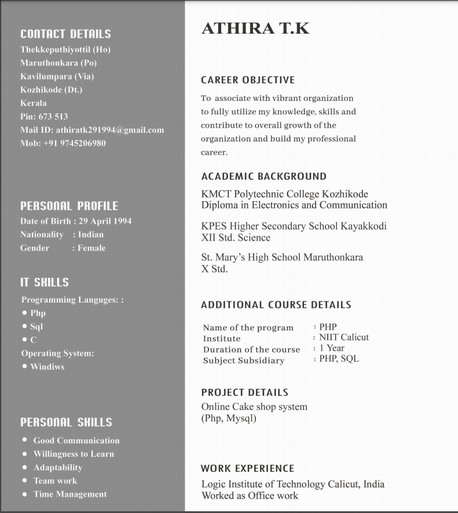
#> input picture GetTextFromBoundingBox/athira.PNG, 458 x 513 px, shrunk from 791 x 885 before the run
$ python detect_text_from_block.py
#> lines starting #> are read from the running program, lines starting #| are printed output that depends on the picture; after the words box and inside, x2 and y2 are one past the last pixel; in counts of white or black regions, pixels touching at a corner belong together
#> further down, im is the input picture: shape (513, 458, 3); mean B, G, R 201.9, 202, 202.4
### GetTextFromBoundingBox/find_contours.py
import cv2
import numpy as np
import pytesseract

pytesseract.pytesseract.tesseract_cmd = r"C:\Users\nelson.c\AppData\Local\Programs\Tesseract-OCR\tesseract.exe"

def get_contours(image) -> list :
    """
    @para : image file imported using opencv imread() method

    @returns : a list
    """
    # Load image, grayscale, Gaussian blur, Otsu's threshold
    gray = cv2.cvtColor(image, cv2.COLOR_BGR2GRAY)
    blur = cv2.GaussianBlur(gray, (7,7), 0)
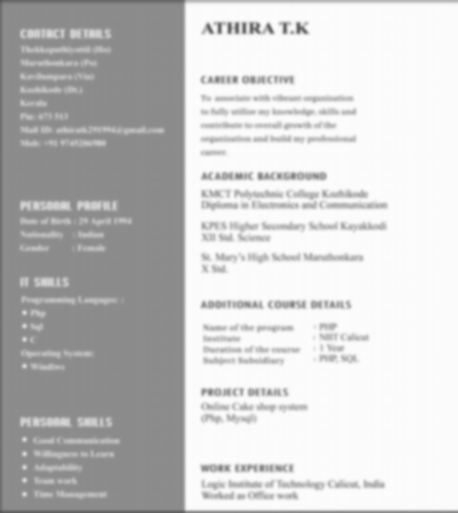
#> blur: shape (513, 458); min 85, max 252, mean 202.2
    thresh = cv2.threshold(blur, 0, 255, cv2.THRESH_BINARY_INV + cv2.THRESH_OTSU)[1]
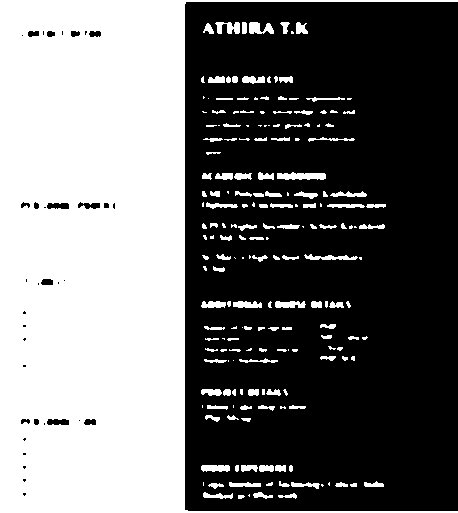
#> thresh: shape (513, 458); 44.1% white; 194 white regions (69 under 20 px), largest, box (x1, y1, x2, y2) and area: (0, 0, 458, 513) 95102, (277, 172, 326, 180) 306, (249, 22, 274, 34) 204

    # Create rectangular structuring element and dilate
    kernel = cv2.getStructuringElement(cv2.MORPH_RECT, (5,5))
    dilate = cv2.dilate(thresh, kernel, iterations=4)
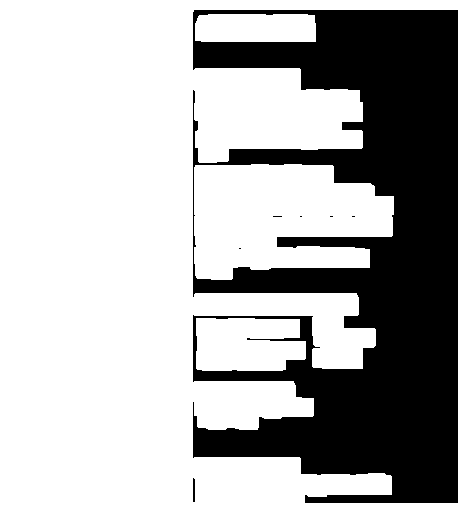
#> dilate: shape (513, 458); 68.8% white; 7 black regions (5 under 20 px)

    # Find contours and draw rectangle
    cnts = cv2.findContours(dilate, cv2.RETR_EXTERNAL, cv2.CHAIN_APPROX_SIMPLE)
#> cnts = 4 contours; box (x1, y1, x2, y2) and area: (0, 0, 458, 513) 133154, (194, 164, 394, 280) 17644, (196, 318, 306, 371) 5072, (195, 14, 316, 42) 3184
    cnts = cnts[0] if len(cnts) == 2 else cnts[1]

    return cnts

# [5 lines that do not run on import are left out]

### GetTextFromBoundingBox/detect_text_from_block.py
import cv2
import numpy as np
import pytesseract
import find_contours

pytesseract.pytesseract.tesseract_cmd = r"C:\Users\nelson.c\AppData\Local\Programs\Tesseract-OCR\tesseract.exe"


def get_blocks(image:np.array,cnts:list) -> list :
    """
    @para : image imported via opencv method imread()
    @para : list of contour values

    @result : list containing block text
    """
    block_list = []
    for c in cnts:
        x,y,w,h = cv2.boundingRect(c)
        block = image[y:y+h, x:x+w]

        text = pytesseract.image_to_string(block)
        block_list.append(text)
#> this loop made 1 pass
#> (x, y, w, h) on pass 1: (196, 318, 110, 53)
#> pass 1, in get_blocks, `block = image[y:y+h, x:x+w]`:
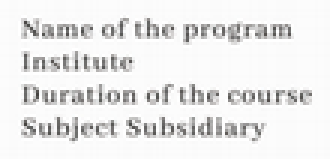
#> block: shape (53, 110, 3) (shown 3 times larger); mean B, G, R 234.5, 234.7, 234.9
#> after the loop, block_list = []
    return block_list

if __name__ == "__main__":
    im = cv2.imread("athira.PNG")
    image = im.copy()

    cnts = find_contours.get_contours(image)
#> (the run stopped early here; a loop or call above may not have finished)

$ run again, with GetTextFromBoundingBox/akhila.PNG copied over GetTextFromBoundingBox/athira.PNG
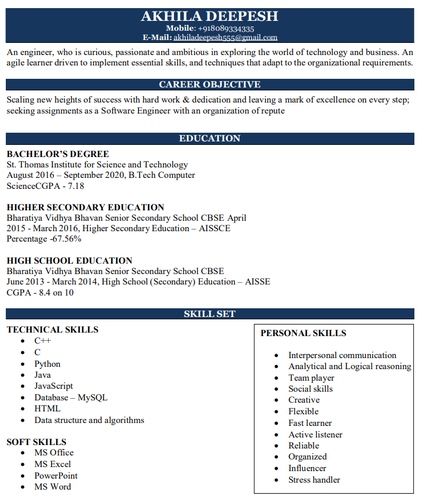
#> input picture GetTextFromBoundingBox/akhila.PNG, 426 x 503 px, shrunk from 735 x 868 before the run
#> im is the input picture: shape (503, 426, 3); mean B, G, R 223.4, 218.7, 214.9
#> in get_contours, `thresh = cv2.threshold(blur, 0, 255, cv2.THRESH_BINARY_INV + cv2.THRES..`:
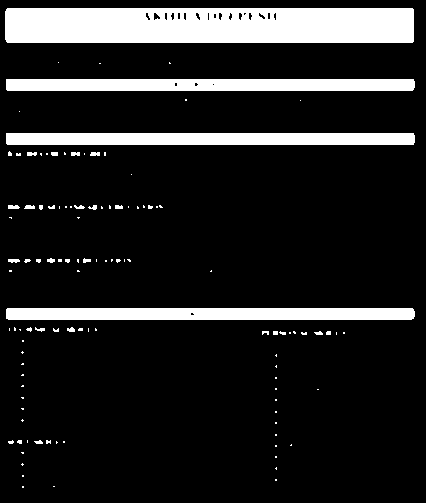
#> thresh: shape (503, 426); 14% white; 113 white regions (90 under 20 px), largest, box (x1, y1, x2, y2) and area: (5, 8, 414, 43) 14077, (6, 133, 415, 145) 4903, (6, 308, 415, 320) 4891
#> in get_contours, `dilate = cv2.dilate(thresh, kernel, iterations=4)`:
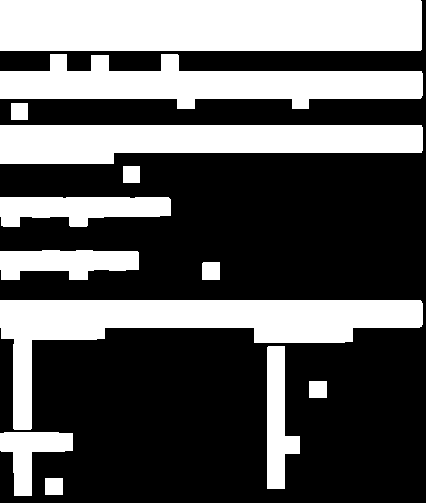
#> dilate: shape (503, 426); 36.2% white; 13 white regions
#> in get_contours, `cnts = cv2.findContours(dilate, cv2.RETR_EXTERNAL, cv2.CHAIN_APPROX_SI..`: cnts = 13 contours; largest, box (x1, y1, x2, y2) and area: (0, 0, 422, 51) 21049, (0, 300, 423, 430) 15682, (0, 125, 423, 164) 12634, (0, 54, 423, 109) 12557, (0, 197, 171, 227) 3604
#> the loop in get_blocks, `for c in cnts:` made 1 pass
#> (c, x, y, w, h) on pass 1: ([[45, 478], [45, 494], [62, 494], [62, 478]], 45, 478, 18, 17)
#> after the loop in get_blocks, `for c in cnts:`: block_list = []

$ run again, with GetTextFromBoundingBox/sreedevi.PNG copied over GetTextFromBoundingBox/athira.PNG
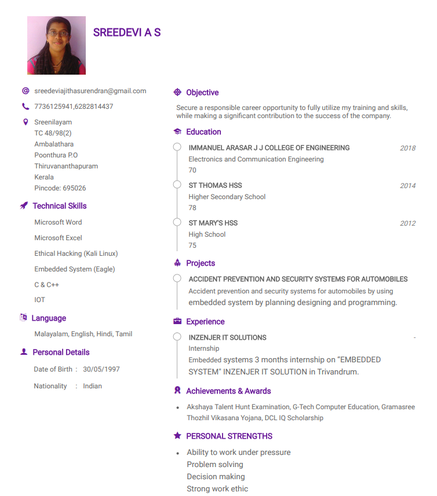
#> input picture GetTextFromBoundingBox/sreedevi.PNG, 437 x 496 px, shrunk from 754 x 857 before the run
#> im is the input picture: shape (496, 437, 3); mean B, G, R 246.8, 245.6, 247
#> in get_contours, `thresh = cv2.threshold(blur, 0, 255, cv2.THRESH_BINARY_INV + cv2.THRES..`:
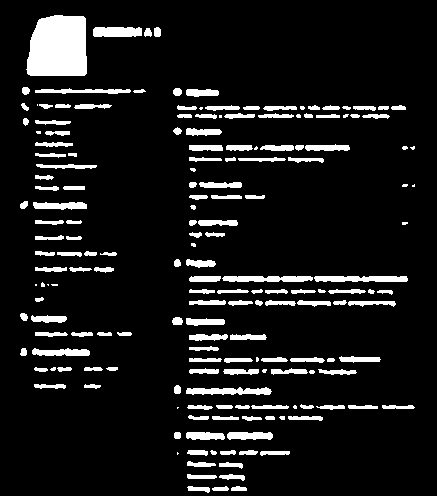
#> thresh: shape (496, 437); 9.7% white; 183 white regions (25 under 20 px), largest, box (x1, y1, x2, y2) and area: (26, 15, 87, 76) 3296, (314, 276, 408, 282) 514, (186, 387, 272, 395) 500
#> in get_contours, `dilate = cv2.dilate(thresh, kernel, iterations=4)`:
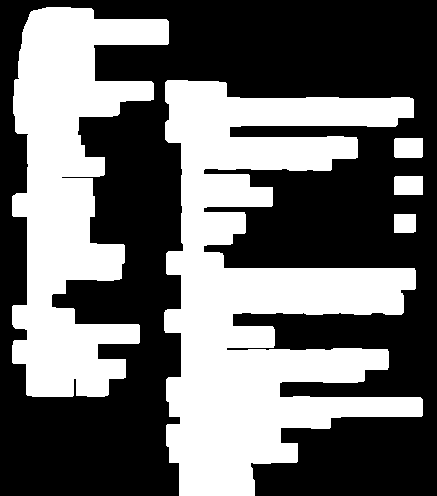
#> dilate: shape (496, 437); 41.8% white; 5 white regions
#> in get_contours, `cnts = cv2.findContours(dilate, cv2.RETR_EXTERNAL, cv2.CHAIN_APPROX_SI..`: cnts = 5 contours; box (x1, y1, x2, y2) and area: (164, 80, 423, 496) 54616, (12, 7, 169, 397) 32158, (394, 138, 423, 158) 530, (394, 176, 423, 195) 504, (394, 214, 416, 233) 376
#> the loop in get_blocks, `for c in cnts:` made 1 pass
#> (x, y, w, h) on pass 1: (394, 214, 22, 19)
#> after the loop in get_blocks, `for c in cnts:`: block_list = []
